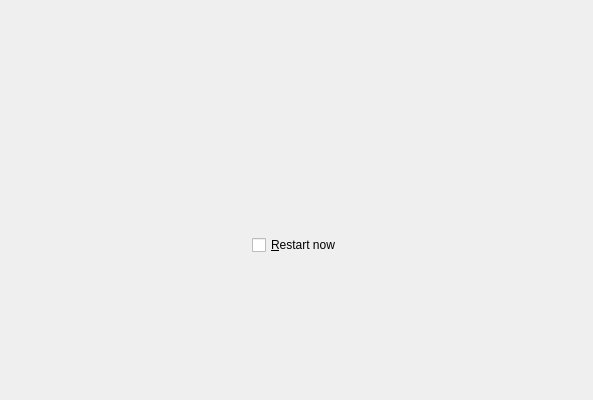
<?xml version="1.0" encoding="UTF-8"?>
<ui version="4.0">
 <author>
SPDX-FileCopyrightText: 2015 Teo Mrnjavac &lt;teo@kde.org&gt;
SPDX-License-Identifier: GPL-3.0-or-later
 </author>
 <class>FinishedPage</class>
 <widget class="QWidget" name="FinishedPage">
  <property name="geometry">
   <rect>
    <x>0</x>
    <y>0</y>
    <width>593</width>
    <height>400</height>
   </rect>
  </property>
  <property name="windowTitle">
   <string notr="true">Form</string>
  </property>
  <layout class="QVBoxLayout" name="verticalLayout">
   <item>
    <spacer name="verticalSpacer_3">
     <property name="orientation">
      <enum>Qt::Vertical</enum>
     </property>
     <property name="sizeType">
      <enum>QSizePolicy::Fixed</enum>
     </property>
     <property name="sizeHint" stdset="0">
      <size>
       <width>20</width>
       <height>20</height>
      </size>
     </property>
    </spacer>
   </item>
   <item>
    <spacer name="verticalSpacer">
     <property name="orientation">
      <enum>Qt::Vertical</enum>
     </property>
     <property name="sizeHint" stdset="0">
      <size>
       <width>20</width>
       <height>50</height>
      </size>
     </property>
    </spacer>
   </item>
   <item>
    <widget class="QLabel" name="mainText">
     <property name="sizePolicy">
      <sizepolicy hsizetype="Expanding" vsizetype="Preferred">
       <horstretch>3</horstretch>
       <verstretch>0</verstretch>
      </sizepolicy>
     </property>
     <property name="text">
      <string notr="true">&lt;ClaudeInstall finished text&gt;</string>
     </property>
    </widget>
   </item>
   <item>
    <spacer name="verticalSpacer_2">
     <property name="orientation">
      <enum>Qt::Vertical</enum>
     </property>
     <property name="sizeType">
      <enum>QSizePolicy::Fixed</enum>
     </property>
     <property name="sizeHint" stdset="0">
      <size>
       <width>20</width>
       <height>49</height>
      </size>
     </property>
    </spacer>
   </item>
   <item>
    <layout class="QVBoxLayout" name="verticalLayout_2">
     <item>
      <layout class="QHBoxLayout" name="horizontalLayout">
       <item>
        <spacer name="horizontalSpacer">
         <property name="orientation">
          <enum>Qt::Horizontal</enum>
         </property>
         <property name="sizeHint" stdset="0">
          <size>
           <width>40</width>
           <height>20</height>
          </size>
         </property>
        </spacer>
       </item>
       <item>
        <widget class="QCheckBox" name="restartCheckBox">
         <property name="toolTip">
          <string notr="true">&lt;Restart checkbox tooltip&gt;</string>
         </property>
         <property name="text">
          <string>&amp;Restart now</string>
         </property>
         <property name="checked">
          <bool>false</bool>
         </property>
        </widget>
       </item>
       <item>
        <spacer name="horizontalSpacer_2">
         <property name="orientation">
          <enum>Qt::Horizontal</enum>
         </property>
         <property name="sizeHint" stdset="0">
          <size>
           <width>40</width>
           <height>20</height>
          </size>
         </property>
        </spacer>
       </item>
      </layout>
     </item>
    </layout>
   </item>
   <item>
    <spacer name="verticalSpacer_4">
     <property name="orientation">
      <enum>Qt::Vertical</enum>
     </property>
     <property name="sizeType">
      <enum>QSizePolicy::Expanding</enum>
     </property>
     <property name="sizeHint" stdset="0">
      <size>
       <width>20</width>
       <height>20</height>
      </size>
     </property>
    </spacer>
   </item>
  </layout>
 </widget>
 <resources/>
 <connections/>
</ui>
